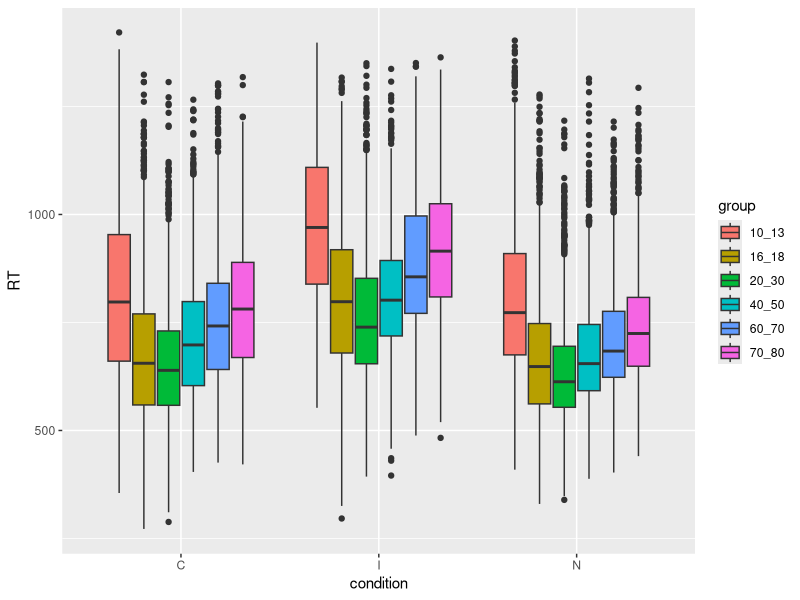
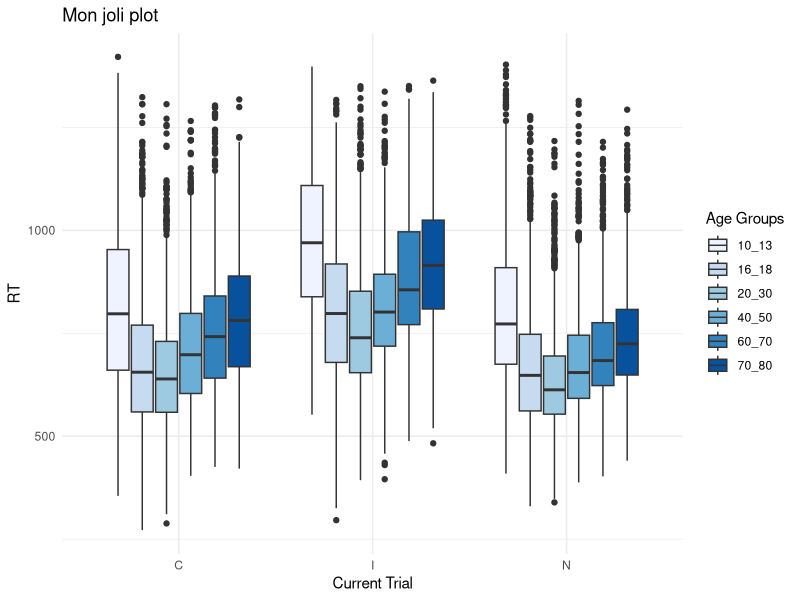
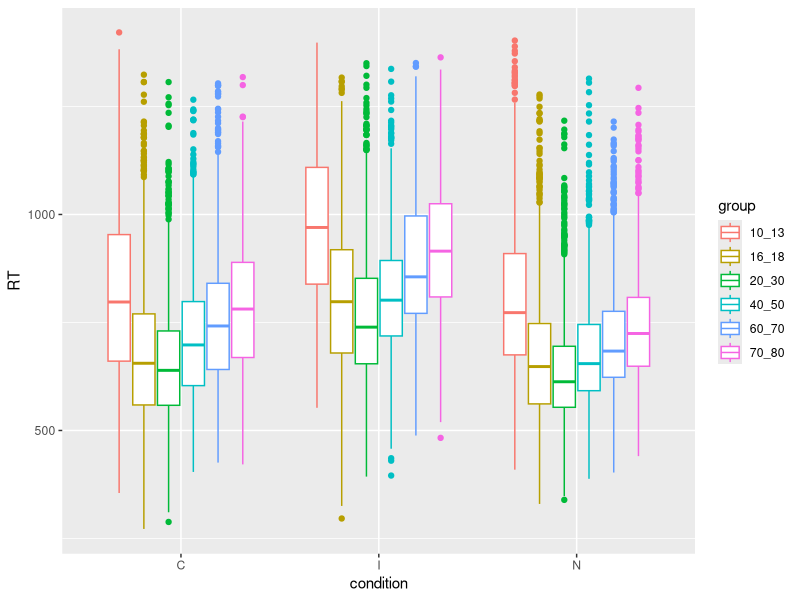
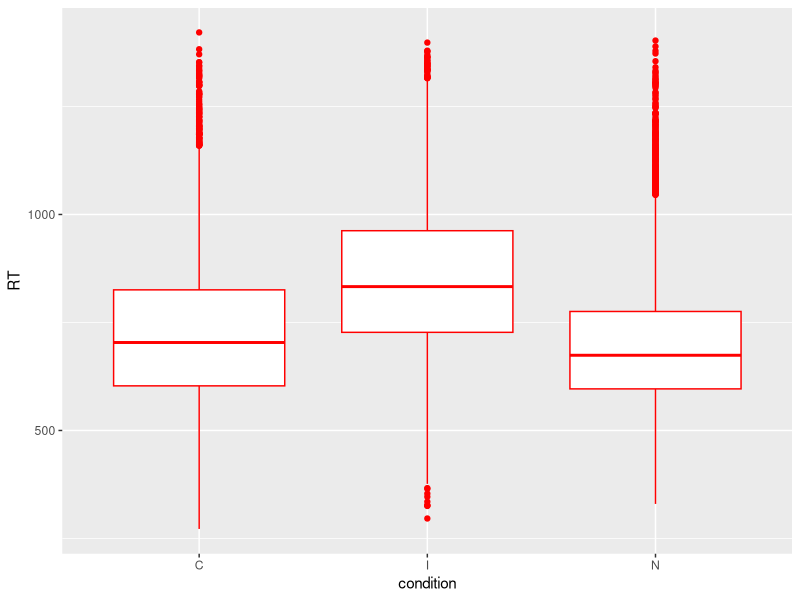

The R source for these figures, in order:
#################################################################
##          Manipulation de données avec R: Exercices          ##
#################################################################

# Ci-après vous trouverez les exercices en lien avec le séminaire
# EEG 

# Commencez par importer les données en exécutant le code 
# ci-dessous. Attention le fichier Excel doit être dans le 
# même répertoire de travail. Sinon utilisez l'utilitaire 
# d'importation sous l'onglet environnement en haut à droite

library(readxl)
data_exercices <- read_excel("data_exercices.xlsx")
View(data_exercices)

library(ggplot2)
library(dplyr)


##----------------------------------------------------------------
##                          Exercice 1                           -
##----------------------------------------------------------------

##--------------
##  Question 1  
##--------------

# Commencez par explorer le jeu de données en affichant les 6 premières
# lignes et en affichant la structure du document. Pour cela utilisez 
# les fonctions head() et str()

head(data_exercices)

str(data_exercices)

##--------------
##  Question 2  
##--------------

# Le processus de nettoyage de données demande souvent de supprimer les 
# valeurs manquantes du jeu de données (NA). Attention, dans R, les NA ont
# un statut un peu spécial. En effet, pour tester si A vaut 4, on utilisera
# l'expression A == 4. Par contre pour traiter des NA, il faudra utiliser
# l'argument is.na(A) afin de savoir si A vaut NA. Pour savoir si A est 
# différent de NA, il faudra alors utiliser l'expression !is.na(A).
# Sachant cela, en utilisant la fonction filter de dplyr, créez un nouveau
# data frame nommé data_no_NA contenant uniquement les valeurs pour la variable RT. Attention,
# pensez bien à charger le package dplyr avant de commencer. 

library(dplyr)

data_no_na <- filter(data_exercices, !is.na(RT))

##--------------
##  Question 3  
##--------------

# Dans le cadre de l'analyse sur les temps de réaction la colonne accuracy
# n'apporte rien. gardez toutes les autres colonnes du data frame data_no_na sauf
# la colonne accuracy. Utilisez pour cela la fonction select(). Il est soit possible
# de recopier tous les noms de variables, soit d'écire uniquement la variable accuracy
# précédée d'un -.Sauvegardez le résultat dans un data frame appelé data_no_na_RT.

data_no_na_RT <- select(data_no_na, -accuracy)

##--------------
##  Question 4  
##--------------

# En utilisant les arguments summarize() et group_by(), sortez les statistiques descriptives
# moyennes et écarts-types par condition et par groupe d'âge du data frame data_na_no_RT. 
#Appelez ces deux statistiques moyennes et ET.

data_no_na_RT%>%
  group_by(group, condition)%>%
  summarise(moyenne = mean(RT), ET = sd(RT))

##--------------
##  Question 5  
##--------------

# Afin de préparer les analyses EEG, pour être certain de pas être dans la période de 
# l'articulation, généralement, nous retranchons 100ms aux TR. Utilisez la fonction 
# mutate() pour créer la colonne RT_EEG comptant 100ms de moins que la colonne RT. 
# sauvegardez le dataframe sous le nom data_no_na_RT_EEG


data_no_na_RT_EEG <- data_no_na_RT%>%
  mutate(RT_EEG = RT-100)


##----------------------------------------------------------------
##                          Exercice 2                           -
##----------------------------------------------------------------

library(ggplot2)

##--------------
##  Question 1  
##--------------

# établissez un boxplot des TR par condition. et sauvegardez le plot sous le 
# nom p1. Utilisez également le data frame data_no_na_RT_EEG

p1 <- ggplot(data_no_na_RT_EEG, aes(x = condition, y = RT)) + geom_boxplot()

##--------------
##  Question 2  
##--------------

# Afin de comprendre l'évolution des RT en fonction des groupes d'âges, assignez
# la variable groupe à l'aesthetic fill. Nommez ce plot p2.

p2 <- ggplot(data_no_na_RT_EEG, aes(x = condition, y = RT, fill = group))+ geom_boxplot()
p2 

##--------------
##  Question 2  
##--------------
# Les couleurs des boxplots peuvent être modifiées. lorsque l'argument fill est utilisé dans ce
# contexte, il est possible de changer les couleurs de base en ajoutant + scale_fill_brewer(palette = 
# "..."). Pour consulter les palettes de couleur disponibles: 
# https://www.nceas.ucsb.edu/~frazier/RSpatialGuides/colorPaletteCheatsheet.pdf
# Nommez votre plot p3


p3 <- p2 + scale_fill_brewer(palette = "Blues")

##--------------
##  Question 3  
##--------------

# Reprennez le plot précédent, et: 
#   - Ajoutez un titre
#   - Renommez l'axe des x : "Current Trial"
#   - Changez le titre de la légende : "Age Groups"*
#   - Appliquez le theme_minimal()
# 
# *Pour changer le titre de la légende, dans la fonction lab(), inscrivez fill = "nom de la
# légende". 
# nommez votre plot p4

p3 + labs(title = "Mon joli plot", x = "Current Trial", fill = "Age Groups") +
  theme_minimal()

##--------------
##  Question 3  
##--------------
# Quelle est la différence entre ces deux codes: 

plot1 <-  ggplot(data_no_na_RT_EEG, aes(x = condition, y = RT, color = group)) + geom_boxplot()
plot2 <-  ggplot(data_no_na_RT_EEG, aes(x = condition, y = RT)) + geom_boxplot(color = "red")

plot1
plot2

# Le premier code utilise l'argument color comme une aesthetic, c'est pourquoi il est possible de l'attribuer
# à une variable et non à une valeur (telle que red). Le second code, donne une valeur à appliquer à appliquer
# de manière générale à tout le plot (ou tout du moins à l'élément geom_boxplot)
